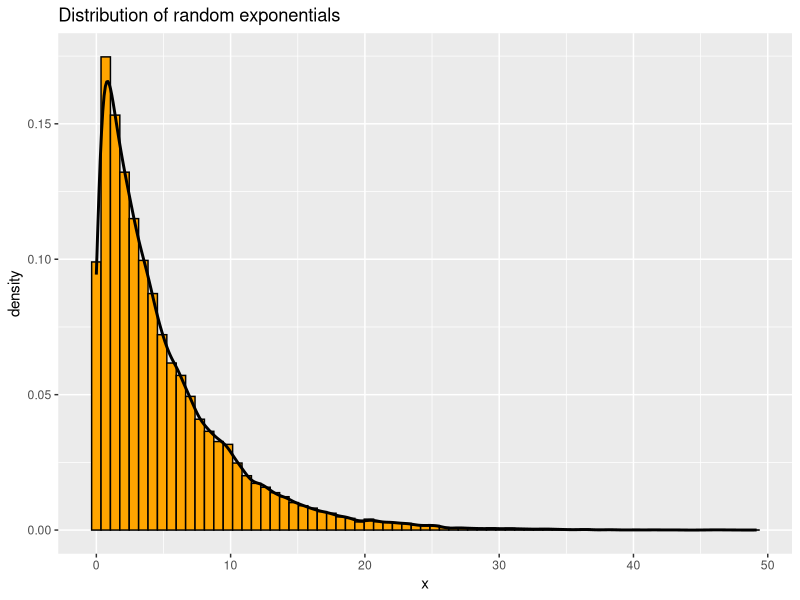
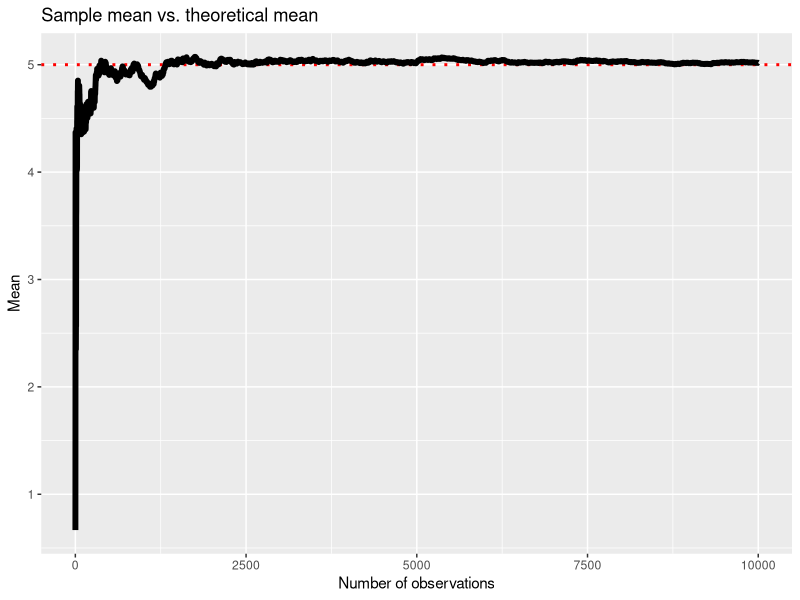
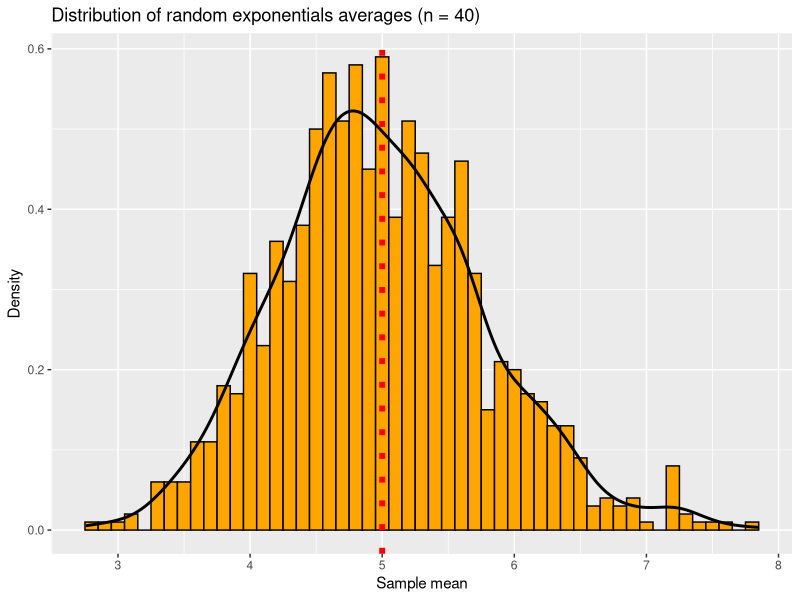
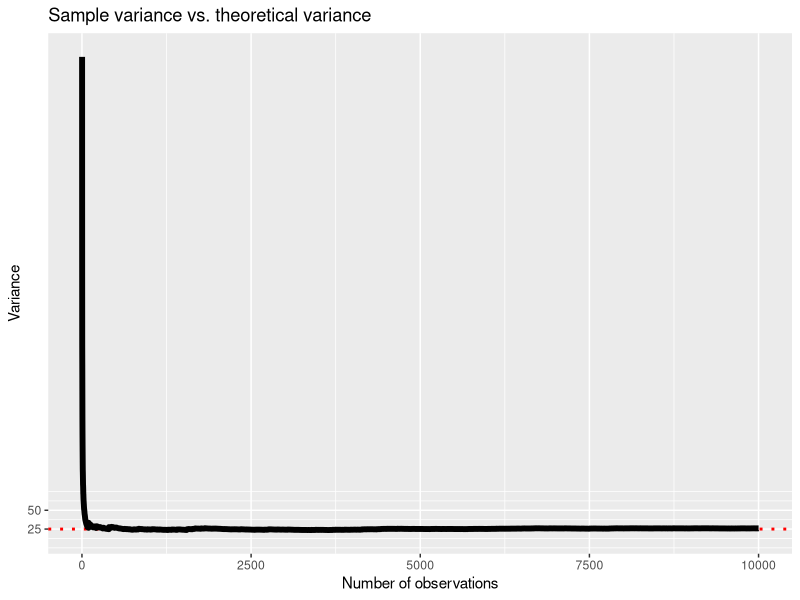
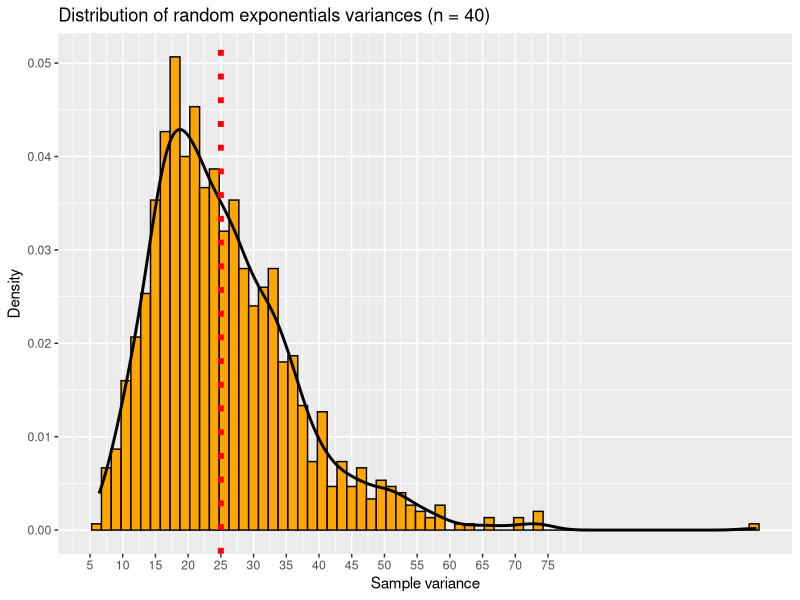
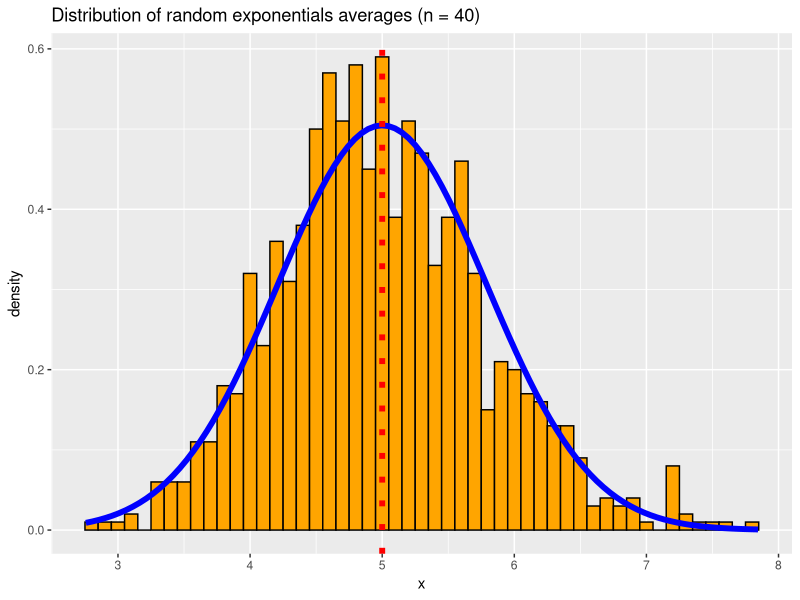
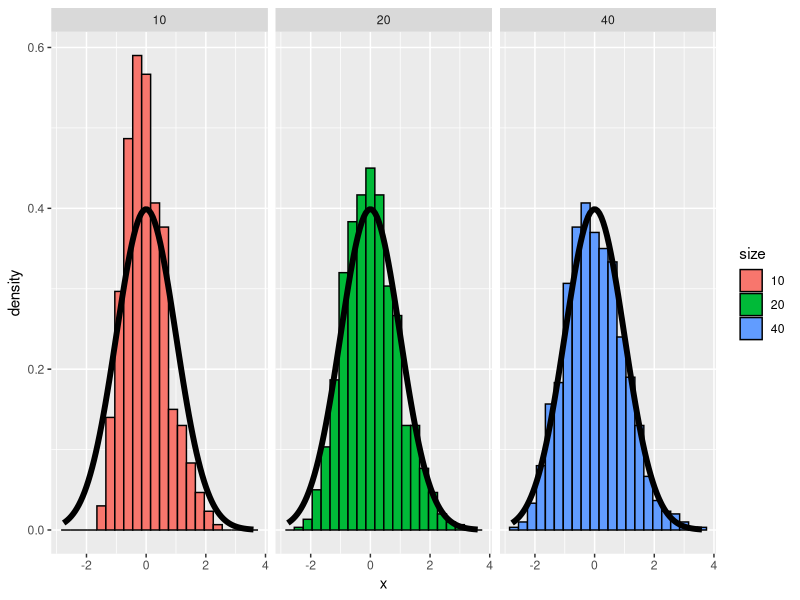

These figures' R source, in order:
## ---- chunk 1
lambda <- 0.2
theoretical.mean <- 1/lambda
theoretical.sd <- 1/lambda
## ---- chunk 2
n <- 40
nsim <- 1000
## ---- chunk 3
simulation.data_raw <- rexp(n * nsim, lambda)
simulation.data_matrix <- matrix(simulation.data_raw, ncol = n)
## ---- chunk 4
library(ggplot2)
ggplot(data = data.frame(x = simulation.data_raw), aes(x = x, y = ..density..)) + 
    geom_histogram(binwidth = 0.7, color = "black", fill = "orange") +
    geom_density(lwd = 1) +
    ggtitle("Distribution of random exponentials")
## ---- chunk 5
nmeans <- 10000
means <- cumsum(rexp(nmeans, lambda)) / (1  : nmeans)
ggplot(data.frame(x = 1 : nmeans, y = means), aes(x = x, y = y)) + 
    geom_hline(yintercept = theoretical.mean, linetype = "dotted", color = "red", lwd = 1) +
    geom_line(size = 2) +
    labs(x = "Number of observations", y = "Mean") +
    ggtitle("Sample mean vs. theoretical mean")
## ---- chunk 6
simulation.means <- apply(simulation.data_matrix, 1, mean)
## ---- chunk 7
# plot a distribution of a large collection of averages
ggplot(data = data.frame(x = simulation.means), aes(x = x)) + 
    geom_histogram(binwidth = 0.1, color = "black", fill = "orange",  aes(y = ..density..)) +
    scale_x_continuous(breaks = 0:10) +
    geom_density(lwd = 1) +
    geom_vline(xintercept = theoretical.mean, linetype = "dotted", color = "red", lwd = 2) +
    labs(x = "Sample mean", y = "Density") +
    ggtitle("Distribution of random exponentials averages (n = 40)")
## ---- chunk 8
theoretical.var <- theoretical.sd**2
## ---- chunk 9
nvars <- 10000
randoms <- rexp(nvars, lambda)
vars <- sapply(2:nvars, function(i) var(randoms[1:i]))
ggplot(data.frame(x = 2 : nvars, y = vars), aes(x = x, y = y)) + 
   geom_hline(yintercept = theoretical.var, linetype = "dotted", color = "red", lwd = 1) +
   geom_line(size = 2) +
   scale_y_continuous(breaks = seq(25, 50, 25)) +
   labs(x = "Number of observations", y = "Variance") +
   ggtitle("Sample variance vs. theoretical variance")
## ---- chunk 10
simulation.vars <- apply(simulation.data_matrix, 1, var)
## ---- chunk 11
# plot a distribution of a large collection of averages
ggplot(data = data.frame(x = simulation.vars), aes(x = x)) + 
    geom_histogram(binwidth = 1.5, color = "black", fill = "orange",  aes(y = ..density..)) +
    scale_x_continuous(breaks = seq(0, 75, 5)) +
    geom_density(lwd = 1) +
    geom_vline(xintercept = theoretical.var, linetype = "dotted", color = "red", lwd = 2) +
    labs(x = "Sample variance", y = "Density") +
    ggtitle("Distribution of random exponentials variances (n = 40)")
## ---- chunk 12
theoretical.means_sd <- theoretical.sd/sqrt(n)
## ---- chunk 13
ggplot(data = data.frame(x = simulation.means), aes(x = x)) + 
    geom_histogram(binwidth = 0.1, color = "black", fill = "orange",  aes(y = ..density..)) +
    stat_function(fun = dnorm, size = 2, color = "blue", args = list(mean = theoretical.mean, sd = theoretical.means_sd)) +
    #scale_x_continuous(limits = c(2, 8.5), breaks = 0:10) +
    geom_vline(xintercept = theoretical.mean, linetype = "dotted", color = "red", lwd = 2) +
    ggtitle("Distribution of random exponentials averages (n = 40)")
## ---- chunk 14
norm <- function(x, n) sqrt(n) * (mean(x) - theoretical.mean) / theoretical.sd
## ---- chunk 15
dat <- data.frame(
    x = c(apply(matrix(rexp(10 * nsim, lambda), nsim), 1, norm, 5),
          apply(matrix(rexp(20 * nsim, lambda), nsim), 1, norm, 15),
          apply(matrix(rexp(n * nsim, lambda), nsim), 1, norm, n)
    ),
    size = factor(rep(c(10, 20, n), rep(nsim, 3))))
g <- ggplot(dat, aes(x = x, fill = size)) + geom_histogram(binwidth=.3, colour = "black", aes(y = ..density..)) 
g <- g + stat_function(fun = dnorm, size = 2)
g + facet_grid(. ~ size)
